Frame 1 (no input): blank canvas, image omitted
Frame 60 (no input): blank canvas, image omitted
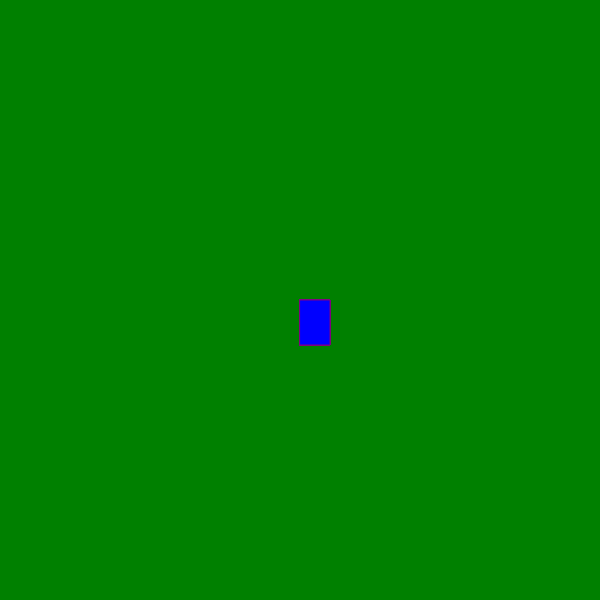
Frame 120 (the mouse pressed at the canvas centre since frame 60)

The p5.js sketch whose frames 1 and 60 were blank and that drew this single picture after the mouse press (run headless with seeded random() and noise() and a simulated clock; from frame 60 on, the mouse is pressed at the canvas centre):

// p5.js sketch
// ── sketch.js
function setup() {
    createCanvas(600, 600);
    background("green");
  }
  
  function draw() {
    
    stroke("purple")
  fill("blue") 
   
    // console.log(mouseIsPressed);
    
    if(mouseIsPressed) {
      rect(mouseX, mouseY, 30, 45) ;
    }
  }
  
